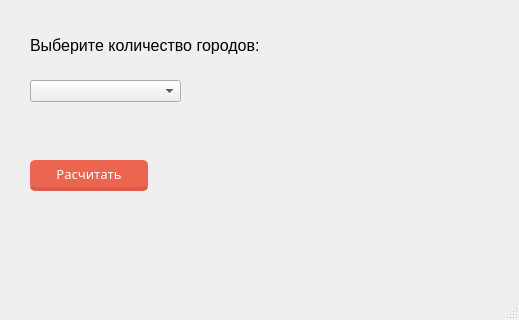
<?xml version="1.0" encoding="UTF-8"?>
<ui version="4.0">
 <class>MainWindow</class>
 <widget class="QMainWindow" name="MainWindow">
  <property name="geometry">
   <rect>
    <x>0</x>
    <y>0</y>
    <width>519</width>
    <height>320</height>
   </rect>
  </property>
  <property name="windowTitle">
   <string>Задача коммивояжера</string>
  </property>
  <widget class="QWidget" name="centralwidget">
   <widget class="QLabel" name="label">
    <property name="geometry">
     <rect>
      <x>30</x>
      <y>30</y>
      <width>291</width>
      <height>31</height>
     </rect>
    </property>
    <property name="font">
     <font>
      <pointsize>12</pointsize>
     </font>
    </property>
    <property name="text">
     <string>Выберите количество городов:</string>
    </property>
   </widget>
   <widget class="QComboBox" name="comboBox">
    <property name="geometry">
     <rect>
      <x>30</x>
      <y>80</y>
      <width>151</width>
      <height>22</height>
     </rect>
    </property>
    <property name="font">
     <font>
      <pointsize>11</pointsize>
     </font>
    </property>
   </widget>
   <widget class="QPushButton" name="btn_calculate">
    <property name="geometry">
     <rect>
      <x>30</x>
      <y>160</y>
      <width>121</width>
      <height>31</height>
     </rect>
    </property>
    <property name="font">
     <font>
      <family>Roboto Slab</family>
      <pointsize>10</pointsize>
     </font>
    </property>
    <property name="styleSheet">
     <string notr="true">QPushButton {
  float: right;
  margin-right: 3%;
  border-radius: 5px;
  -moz-border-radius: 5px;
  -webkit-border-radius: 5px;
  padding: 5px 9px;
  font-size: 1.2em;
  background-color: rgba(236, 101, 80, 1);
  text-shadow: #454545 0 0 2px;
  border-bottom: 4px solid rgba(217, 91, 72, 1);
  color: white;
  font-family: 'Roboto Slab', serif;
}</string>
    </property>
    <property name="text">
     <string>Расчитать</string>
    </property>
   </widget>
   <widget class="QLabel" name="image">
    <property name="geometry">
     <rect>
      <x>170</x>
      <y>120</y>
      <width>331</width>
      <height>151</height>
     </rect>
    </property>
    <property name="text">
     <string/>
    </property>
   </widget>
  </widget>
  <widget class="QMenuBar" name="menubar">
   <property name="geometry">
    <rect>
     <x>0</x>
     <y>0</y>
     <width>519</width>
     <height>21</height>
    </rect>
   </property>
  </widget>
  <widget class="QStatusBar" name="statusbar"/>
 </widget>
 <resources/>
 <connections/>
</ui>
